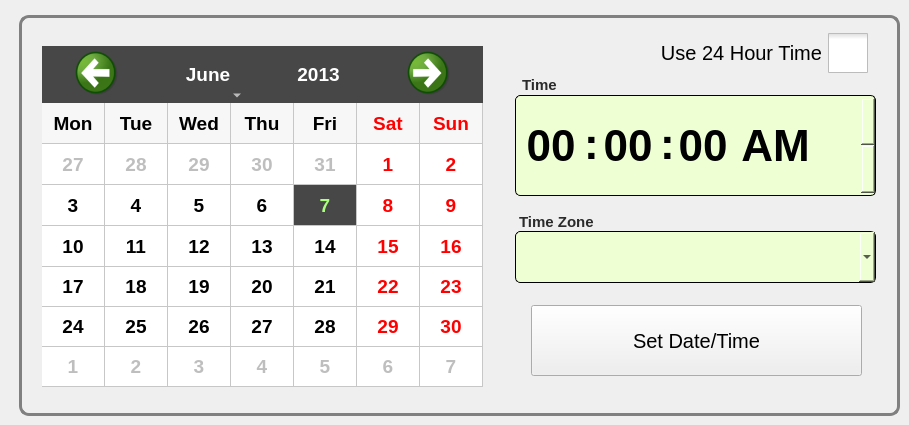
     <widget class="QWidget" name="tab_2">
      <attribute name="title">
       <string>Manual</string>
      </attribute>
      <widget class="QGroupBox" name="groupBox_7">
       <property name="geometry">
        <rect>
         <x>19</x>
         <y>15</y>
         <width>881</width>
         <height>401</height>
        </rect>
       </property>
       <property name="styleSheet">
        <string notr="true">QGroupBox{
	background: url(:/images/screens/brushedSteelSheet.png);
border-color: rgb(118, 118, 118);
border-radius:10px;
border: 3px solid gray;
}</string>
       </property>
       <property name="title">
        <string/>
       </property>
       <widget class="QLabel" name="mutedResultsLabel_2">
        <property name="geometry">
         <rect>
          <x>22</x>
          <y>58</y>
          <width>66</width>
          <height>17</height>
         </rect>
        </property>
        <property name="font">
         <font>
          <pointsize>8</pointsize>
         </font>
        </property>
        <property name="text">
         <string/>
        </property>
        <property name="alignment">
         <set>Qt::AlignCenter</set>
        </property>
       </widget>
       <widget class="QPushButton" name="setDateTimeBut">
        <property name="geometry">
         <rect>
          <x>512</x>
          <y>290</y>
          <width>331</width>
          <height>71</height>
         </rect>
        </property>
        <property name="font">
         <font>
          <pointsize>15</pointsize>
         </font>
        </property>
        <property name="styleSheet">
         <string notr="true">QPushButton#setDateTimeBut{
color: rgb(0, 0, 0);
}</string>
        </property>
        <property name="text">
         <string>Set Date/Time</string>
        </property>
       </widget>
       <widget class="QComboBox" name="timeZoneCombo">
        <property name="geometry">
         <rect>
          <x>496</x>
          <y>216</y>
          <width>361</width>
          <height>52</height>
         </rect>
        </property>
        <property name="palette">
         <palette>
          <active>
           <colorrole role="WindowText">
            <brush brushstyle="SolidPattern">
             <color alpha="255">
              <red>0</red>
              <green>0</green>
              <blue>0</blue>
             </color>
            </brush>
           </colorrole>
           <colorrole role="Button">
            <brush brushstyle="SolidPattern">
             <color alpha="255">
              <red>238</red>
              <green>255</green>
              <blue>211</blue>
             </color>
            </brush>
           </colorrole>
           <colorrole role="Text">
            <brush brushstyle="SolidPattern">
             <color alpha="255">
              <red>0</red>
              <green>0</green>
              <blue>0</blue>
             </color>
            </brush>
           </colorrole>
           <colorrole role="ButtonText">
            <brush brushstyle="SolidPattern">
             <color alpha="255">
              <red>0</red>
              <green>0</green>
              <blue>0</blue>
             </color>
            </brush>
           </colorrole>
           <colorrole role="Base">
            <brush brushstyle="SolidPattern">
             <color alpha="255">
              <red>238</red>
              <green>255</green>
              <blue>211</blue>
             </color>
            </brush>
           </colorrole>
           <colorrole role="Window">
            <brush brushstyle="SolidPattern">
             <color alpha="255">
              <red>238</red>
              <green>255</green>
              <blue>211</blue>
             </color>
            </brush>
           </colorrole>
           <colorrole role="AlternateBase">
            <brush brushstyle="SolidPattern">
             <color alpha="255">
              <red>226</red>
              <green>226</green>
              <blue>226</blue>
             </color>
            </brush>
           </colorrole>
          </active>
          <inactive>
           <colorrole role="WindowText">
            <brush brushstyle="SolidPattern">
             <color alpha="255">
              <red>0</red>
              <green>0</green>
              <blue>0</blue>
             </color>
            </brush>
           </colorrole>
           <colorrole role="Button">
            <brush brushstyle="SolidPattern">
             <color alpha="255">
              <red>238</red>
              <green>255</green>
              <blue>211</blue>
             </color>
            </brush>
           </colorrole>
           <colorrole role="Text">
            <brush brushstyle="SolidPattern">
             <color alpha="255">
              <red>0</red>
              <green>0</green>
              <blue>0</blue>
             </color>
            </brush>
           </colorrole>
           <colorrole role="ButtonText">
            <brush brushstyle="SolidPattern">
             <color alpha="255">
              <red>0</red>
              <green>0</green>
              <blue>0</blue>
             </color>
            </brush>
           </colorrole>
           <colorrole role="Base">
            <brush brushstyle="SolidPattern">
             <color alpha="255">
              <red>238</red>
              <green>255</green>
              <blue>211</blue>
             </color>
            </brush>
           </colorrole>
           <colorrole role="Window">
            <brush brushstyle="SolidPattern">
             <color alpha="255">
              <red>238</red>
              <green>255</green>
              <blue>211</blue>
             </color>
            </brush>
           </colorrole>
           <colorrole role="AlternateBase">
            <brush brushstyle="SolidPattern">
             <color alpha="255">
              <red>239</red>
              <green>239</green>
              <blue>239</blue>
             </color>
            </brush>
           </colorrole>
          </inactive>
          <disabled>
           <colorrole role="WindowText">
            <brush brushstyle="SolidPattern">
             <color alpha="255">
              <red>0</red>
              <green>0</green>
              <blue>0</blue>
             </color>
            </brush>
           </colorrole>
           <colorrole role="Button">
            <brush brushstyle="SolidPattern">
             <color alpha="255">
              <red>238</red>
              <green>255</green>
              <blue>211</blue>
             </color>
            </brush>
           </colorrole>
           <colorrole role="Text">
            <brush brushstyle="SolidPattern">
             <color alpha="255">
              <red>0</red>
              <green>0</green>
              <blue>0</blue>
             </color>
            </brush>
           </colorrole>
           <colorrole role="ButtonText">
            <brush brushstyle="SolidPattern">
             <color alpha="255">
              <red>0</red>
              <green>0</green>
              <blue>0</blue>
             </color>
            </brush>
           </colorrole>
           <colorrole role="Base">
            <brush brushstyle="SolidPattern">
             <color alpha="255">
              <red>238</red>
              <green>255</green>
              <blue>211</blue>
             </color>
            </brush>
           </colorrole>
           <colorrole role="Window">
            <brush brushstyle="SolidPattern">
             <color alpha="255">
              <red>238</red>
              <green>255</green>
              <blue>211</blue>
             </color>
            </brush>
           </colorrole>
           <colorrole role="AlternateBase">
            <brush brushstyle="SolidPattern">
             <color alpha="255">
              <red>0</red>
              <green>0</green>
              <blue>0</blue>
             </color>
            </brush>
           </colorrole>
          </disabled>
         </palette>
        </property>
        <property name="font">
         <font>
          <pointsize>10</pointsize>
         </font>
        </property>
        <property name="focusPolicy">
         <enum>Qt::StrongFocus</enum>
        </property>
        <property name="styleSheet">
         <string notr="true">QComboBox#timeZoneCombo{
	color: black;
border-radius: 5px;
border: 1px solid black;
	background: rgb(238, 255, 211); 
}
QComboBox#timeZoneCombo::drop-down {
     width: 48px;
height: 48px;
border: 1px solid gray;
border-radius: 4px;
background: url(:/images/screens/SpinBoxButtonsOffBottomTime.png);
/*background: url(:/images/screens/SpinBoxButtonsOffCalendarBottom.png);*/
color: black;
 }

QComboBox#timeZonecombo:!editable{
color: black;
/*background: url(:/images/screens/brushedSteelSheet.png);*/
}

QComboBox:editable{
color: rgb(0,0,0);

}</string>
        </property>
        <property name="editable">
         <bool>false</bool>
        </property>
        <property name="currentIndex">
         <number>-1</number>
        </property>
        <property name="maxVisibleItems">
         <number>10</number>
        </property>
        <property name="sizeAdjustPolicy">
         <enum>QComboBox::AdjustToContentsOnFirstShow</enum>
        </property>
        <property name="minimumContentsLength">
         <number>0</number>
        </property>
       </widget>
       <widget class="QCalendarWidget" name="dateEdit">
        <property name="geometry">
         <rect>
          <x>23</x>
          <y>31</y>
          <width>441</width>
          <height>341</height>
         </rect>
        </property>
        <property name="font">
         <font>
          <pointsize>14</pointsize>
          <weight>75</weight>
          <bold>true</bold>
         </font>
        </property>
        <property name="autoFillBackground">
         <bool>false</bool>
        </property>
        <property name="styleSheet">
         <string notr="true">QCalendarWidget#dateEdit{

border-radius: 3 px solid rgb(170,255,125);

}

QMenu { font-size:20px; 
width: 150px; 
left: 20px;
/*background: url(images/brushedSteelSheet.png);*/
background:rgb(71,71,71);
/*background-color:qlineargradient(x1:0, y1:0, x2:0, y2:1, stop: 0  #cccccc, stop: 1 #666666); */
	border-color: rgb(170, 255, 127);
color:rgb(255,255,255);
}

QToolButton {
icon-size: 48px, 48px;
/*background-color: qlineargradient(x1:0, y1:0, x2:0,
y2:1, stop: 0 #cccccc, stop: 1 #333333); */
background-color:rgb(71,71,71);
height: 50px; 
width: 120px;
color:rgb(255,255,255);
}

QAbstractItemView {
/*selection-background-color: rgb(255, 174, 0);*/
selection-background-color:rgb(71,71,71);
/*selection-color:rgb(255,255,255);*/
	selection-color: rgb(170, 255, 127);

}

/*background: url(images/brushedSteelSheet.png); */

/*QCalendarWidget#dateEdit::add-page{
background: url(:/images/screens/SpinBoxButtonsOffCalendarUp.png);
}
*/


QToolButton::menu-indicator{
width: 50px;
}

QToolButton::menu-indicator:pressed,
QToolButton::menu-indicator:open{
top:10px; 
left: 10px;

}
QListView {background-color:rgb(71,71,71); color:rgb(255,255,255);}
/*QSpinBox::up-button { subcontrol-origin: border;
subcontrol-position: top right; width:50px; 
border-image: url(:/images/screens/SpinBoxButtonsOffCalendarUp.png);}
QSpinBox::down-button {subcontrol-origin: border; subcontrol-position: bottom right;
border-width: 1px; width:50px;}


QSpinBox::down-arrow { width:50px; height:50px;
image: url(:/images/screens/SpinBoxButtonsOffCalendarDown.png); } 
*/
/*
#qt_calendar_navigationbar
{
   background: rgb(133, 174, 193);
/*	background: rgb(78, 108, 124); 
	color: white;
}
*/

#qt_calendar_rightarrow{
}</string>
        </property>
        <property name="selectedDate">
         <date>
          <year>2013</year>
          <month>6</month>
          <day>7</day>
         </date>
        </property>
        <property name="minimumDate">
         <date>
          <year>1972</year>
          <month>6</month>
          <day>4</day>
         </date>
        </property>
        <property name="maximumDate">
         <date>
          <year>2035</year>
          <month>12</month>
          <day>25</day>
         </date>
        </property>
        <property name="gridVisible">
         <bool>true</bool>
        </property>
        <property name="horizontalHeaderFormat">
         <enum>QCalendarWidget::ShortDayNames</enum>
        </property>
        <property name="verticalHeaderFormat">
         <enum>QCalendarWidget::NoVerticalHeader</enum>
        </property>
        <property name="navigationBarVisible">
         <bool>true</bool>
        </property>
        <property name="dateEditEnabled">
         <bool>true</bool>
        </property>
        <property name="dateEditAcceptDelay">
         <number>1500</number>
        </property>
       </widget>
       <widget class="QTimeEdit" name="timeEdit">
        <property name="geometry">
         <rect>
          <x>496</x>
          <y>80</y>
          <width>361</width>
          <height>101</height>
         </rect>
        </property>
        <property name="sizePolicy">
         <sizepolicy hsizetype="Fixed" vsizetype="Fixed">
          <horstretch>0</horstretch>
          <verstretch>0</verstretch>
         </sizepolicy>
        </property>
        <property name="minimumSize">
         <size>
          <width>361</width>
          <height>101</height>
         </size>
        </property>
        <property name="maximumSize">
         <size>
          <width>361</width>
          <height>101</height>
         </size>
        </property>
        <property name="font">
         <font>
          <pointsize>33</pointsize>
          <weight>75</weight>
          <bold>true</bold>
         </font>
        </property>
        <property name="focusPolicy">
         <enum>Qt::ClickFocus</enum>
        </property>
        <property name="contextMenuPolicy">
         <enum>Qt::NoContextMenu</enum>
        </property>
        <property name="autoFillBackground">
         <bool>false</bool>
        </property>
        <property name="styleSheet">
         <string notr="true">QTimeEdit#timeEdit{
color: black;
/*border-top-left-radius: 10px;
border-bottom-left-radius: 10px;*/
border-radius: 5px;
border: 1px solid black;
	background: rgb(238, 255, 211); 
} 

QTimeEdit::up-button {
      width: 50px;
	height:51px;
 /* 16 + 2*1px border-width = 15px padding + 3px parent border */
	background:black;	
	background: url(:/images/screens/SpinBoxButtonsOffTopTime.png);
    
 }

 QTimeEdit::down-button {
      width: 50px;
	height:51px;
 /* 16 + 2*1px border-width = 15px padding + 3px parent border */
	background:black;	
	background: url(:/images/screens/SpinBoxButtonsOffBottomTime.png);
    
 }</string>
        </property>
        <property name="wrapping">
         <bool>true</bool>
        </property>
        <property name="alignment">
         <set>Qt::AlignCenter</set>
        </property>
        <property name="displayFormat">
         <string notr="true">hh:mm:ss AP</string>
        </property>
        <property name="calendarPopup">
         <bool>false</bool>
        </property>
        <property name="time">
         <time>
          <hour>23</hour>
          <minute>34</minute>
          <second>0</second>
         </time>
        </property>
       </widget>
       <widget class="QLabel" name="label_6">
        <property name="geometry">
         <rect>
          <x>503</x>
          <y>60</y>
          <width>131</width>
          <height>20</height>
         </rect>
        </property>
        <property name="font">
         <font>
          <pointsize>11</pointsize>
          <weight>75</weight>
          <bold>true</bold>
         </font>
        </property>
        <property name="styleSheet">
         <string notr="true">color: rgb(43, 43, 43);
background:transparent;</string>
        </property>
        <property name="text">
         <string>Time</string>
        </property>
        <property name="alignment">
         <set>Qt::AlignLeading|Qt::AlignLeft|Qt::AlignVCenter</set>
        </property>
       </widget>
       <widget class="QLabel" name="label_8">
        <property name="geometry">
         <rect>
          <x>500</x>
          <y>197</y>
          <width>131</width>
          <height>20</height>
         </rect>
        </property>
        <property name="font">
         <font>
          <pointsize>11</pointsize>
          <weight>75</weight>
          <bold>true</bold>
         </font>
        </property>
        <property name="styleSheet">
         <string notr="true">color: rgb(43, 43, 43);
background:transparent;</string>
        </property>
        <property name="text">
         <string>Time Zone</string>
        </property>
        <property name="alignment">
         <set>Qt::AlignLeading|Qt::AlignLeft|Qt::AlignVCenter</set>
        </property>
       </widget>
       <widget class="QCheckBox" name="astronomicalCheckBox">
        <property name="geometry">
         <rect>
          <x>518</x>
          <y>18</y>
          <width>331</width>
          <height>40</height>
         </rect>
        </property>
        <property name="font">
         <font>
          <pointsize>15</pointsize>
         </font>
        </property>
        <property name="layoutDirection">
         <enum>Qt::RightToLeft</enum>
        </property>
        <property name="styleSheet">
         <string notr="true">QCheckbox#astronomicalCheckBox{
color: rgb(0, 0, 0);
background-color:transparent;
}
QCheckBox#astronomicalCheckBox::indicator{
	width: 40px;
	height: 40px;
color:rgb(0,0,0);
}
</string>
        </property>
        <property name="text">
         <string>Use 24 Hour Time</string>
        </property>
       </widget>
       <widget class="QLabel" name="label">
        <property name="geometry">
         <rect>
          <x>600</x>
          <y>316</y>
          <width>151</width>
          <height>21</height>
         </rect>
        </property>
        <property name="font">
         <font>
          <pointsize>12</pointsize>
         </font>
        </property>
        <property name="text">
         <string>Restarting system...</string>
        </property>
        <property name="alignment">
         <set>Qt::AlignCenter</set>
        </property>
       </widget>
       <widget class="QGroupBox" name="gbTimeEdit">
        <property name="geometry">
         <rect>
          <x>498</x>
          <y>82</y>
          <width>306</width>
          <height>96</height>
         </rect>
        </property>
        <property name="styleSheet">
         <string notr="true">QGroupBox#gbTimeEdit{
color: black;
/*border-top-left-radius: 10px;
border-bottom-left-radius: 10px;*/
border-radius: 5px;
border: 1px rgb(238, 255, 211);
	background: rgb(238, 255, 211); 
} </string>
        </property>
        <property name="title">
         <string/>
        </property>
        <widget class="QLabel" name="label_5">
         <property name="geometry">
          <rect>
           <x>67</x>
           <y>4</y>
           <width>14</width>
           <height>85</height>
          </rect>
         </property>
         <property name="sizePolicy">
          <sizepolicy hsizetype="Fixed" vsizetype="Fixed">
           <horstretch>0</horstretch>
           <verstretch>0</verstretch>
          </sizepolicy>
         </property>
         <property name="minimumSize">
          <size>
           <width>14</width>
           <height>85</height>
          </size>
         </property>
         <property name="maximumSize">
          <size>
           <width>14</width>
           <height>85</height>
          </size>
         </property>
         <property name="font">
          <font>
           <pointsize>33</pointsize>
           <weight>75</weight>
           <bold>true</bold>
          </font>
         </property>
         <property name="styleSheet">
          <string notr="true">color:black;</string>
         </property>
         <property name="text">
          <string notr="true">:</string>
         </property>
        </widget>
        <widget class="QLabel" name="label_47">
         <property name="geometry">
          <rect>
           <x>143</x>
           <y>4</y>
           <width>14</width>
           <height>85</height>
          </rect>
         </property>
         <property name="sizePolicy">
          <sizepolicy hsizetype="Fixed" vsizetype="Fixed">
           <horstretch>0</horstretch>
           <verstretch>0</verstretch>
          </sizepolicy>
         </property>
         <property name="minimumSize">
          <size>
           <width>14</width>
           <height>85</height>
          </size>
         </property>
         <property name="maximumSize">
          <size>
           <width>14</width>
           <height>55</height>
          </size>
         </property>
         <property name="font">
          <font>
           <pointsize>33</pointsize>
           <weight>75</weight>
           <bold>true</bold>
          </font>
         </property>
         <property name="styleSheet">
          <string notr="true">color:black;</string>
         </property>
         <property name="text">
          <string notr="true">:</string>
         </property>
        </widget>
        <widget class="QPushButton" name="minuteBut">
         <property name="geometry">
          <rect>
           <x>82</x>
           <y>8</y>
           <width>58</width>
           <height>81</height>
          </rect>
         </property>
         <property name="sizePolicy">
          <sizepolicy hsizetype="Fixed" vsizetype="Fixed">
           <horstretch>0</horstretch>
           <verstretch>0</verstretch>
          </sizepolicy>
         </property>
         <property name="minimumSize">
          <size>
           <width>58</width>
           <height>81</height>
          </size>
         </property>
         <property name="maximumSize">
          <size>
           <width>58</width>
           <height>81</height>
          </size>
         </property>
         <property name="font">
          <font>
           <pointsize>33</pointsize>
           <weight>75</weight>
           <bold>true</bold>
          </font>
         </property>
         <property name="styleSheet">
          <string notr="true">QPushButton#minuteBut{
color: black;
/*border-top-left-radius: 10px;
border-bottom-left-radius: 10px;*/
border-radius: 5px;
border: 1px rgb(238, 255, 211);
	background: rgb(238, 255, 211); 
} </string>
         </property>
         <property name="text">
          <string>00</string>
         </property>
        </widget>
        <widget class="QPushButton" name="hourBut">
         <property name="geometry">
          <rect>
           <x>5</x>
           <y>8</y>
           <width>58</width>
           <height>81</height>
          </rect>
         </property>
         <property name="sizePolicy">
          <sizepolicy hsizetype="Fixed" vsizetype="Fixed">
           <horstretch>0</horstretch>
           <verstretch>0</verstretch>
          </sizepolicy>
         </property>
         <property name="minimumSize">
          <size>
           <width>58</width>
           <height>81</height>
          </size>
         </property>
         <property name="maximumSize">
          <size>
           <width>58</width>
           <height>81</height>
          </size>
         </property>
         <property name="font">
          <font>
           <pointsize>33</pointsize>
           <weight>75</weight>
           <bold>true</bold>
          </font>
         </property>
         <property name="styleSheet">
          <string notr="true">QPushButton#hourBut{
color: black;
/*border-top-left-radius: 10px;
border-bottom-left-radius: 10px;*/
border-radius: 5px;
border: 1px rgb(238, 255, 211);
	background: rgb(238, 255, 211); 
} </string>
         </property>
         <property name="text">
          <string notr="true">00</string>
         </property>
         <property name="flat">
          <bool>true</bool>
         </property>
        </widget>
        <widget class="QPushButton" name="secondBut">
         <property name="geometry">
          <rect>
           <x>157</x>
           <y>8</y>
           <width>58</width>
           <height>81</height>
          </rect>
         </property>
         <property name="sizePolicy">
          <sizepolicy hsizetype="Fixed" vsizetype="Fixed">
           <horstretch>0</horstretch>
           <verstretch>0</verstretch>
          </sizepolicy>
         </property>
         <property name="minimumSize">
          <size>
           <width>58</width>
           <height>81</height>
          </size>
         </property>
         <property name="maximumSize">
          <size>
           <width>58</width>
           <height>81</height>
          </size>
         </property>
         <property name="font">
          <font>
           <pointsize>33</pointsize>
           <weight>75</weight>
           <bold>true</bold>
          </font>
         </property>
         <property name="styleSheet">
          <string notr="true">QPushButton#secondBut{
color: black;
/*border-top-left-radius: 10px;
border-bottom-left-radius: 10px;*/
border-radius: 5px;
border: 1px rgb(238, 255, 211);
	background: rgb(238, 255, 211); 
} </string>
         </property>
         <property name="text">
          <string>00</string>
         </property>
        </widget>
        <widget class="QPushButton" name="ampmBut">
         <property name="geometry">
          <rect>
           <x>218</x>
           <y>8</y>
           <width>81</width>
           <height>81</height>
          </rect>
         </property>
         <property name="sizePolicy">
          <sizepolicy hsizetype="Fixed" vsizetype="Fixed">
           <horstretch>0</horstretch>
           <verstretch>0</verstretch>
          </sizepolicy>
         </property>
         <property name="minimumSize">
          <size>
           <width>81</width>
           <height>81</height>
          </size>
         </property>
         <property name="maximumSize">
          <size>
           <width>81</width>
           <height>82</height>
          </size>
         </property>
         <property name="font">
          <font>
           <pointsize>33</pointsize>
           <weight>75</weight>
           <bold>true</bold>
          </font>
         </property>
         <property name="styleSheet">
          <string notr="true">QPushButton#ampmBut{
color: black;
/*border-top-left-radius: 10px;
border-bottom-left-radius: 10px;*/
border-radius: 5px;
border: 1px rgb(238, 255, 211);
	background: rgb(238, 255, 211); 
} </string>
         </property>
         <property name="text">
          <string>AM</string>
         </property>
        </widget>
       </widget>
       <zorder>mutedResultsLabel_2</zorder>
       <zorder>timeZoneCombo</zorder>
       <zorder>dateEdit</zorder>
       <zorder>timeEdit</zorder>
       <zorder>label_6</zorder>
       <zorder>label_8</zorder>
       <zorder>astronomicalCheckBox</zorder>
       <zorder>label</zorder>
       <zorder>setDateTimeBut</zorder>
       <zorder>gbTimeEdit</zorder>
      </widget>
     </widget>
